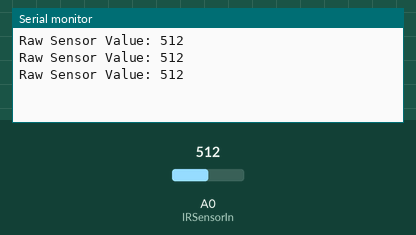
Simulated run of this sketch. Board: Arduino Uno, built with avr-gcc and run on an emulated ATmega328P. On the bench: the last lines printed to the serial monitor. The test bench sets the inputs (shaded band); at power-on: A0 (IRSensorIn) = 512.

Above: at 1.3 s.
1.4 s: A0 (IRSensorIn) set to 716
At 1.9 s:
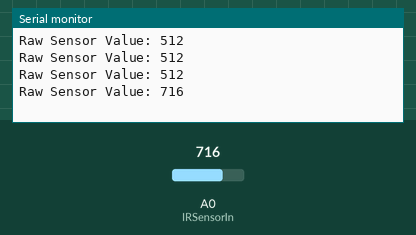
2.9 s: A0 (IRSensorIn) set to 900
At 3.4 s:
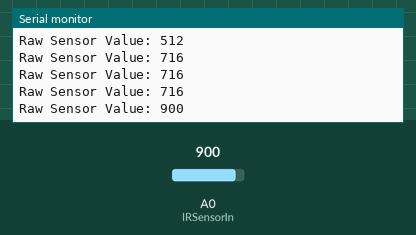
Timing chart, 0 to 5.9 s (numbered marks = the images above; inputs shaded):
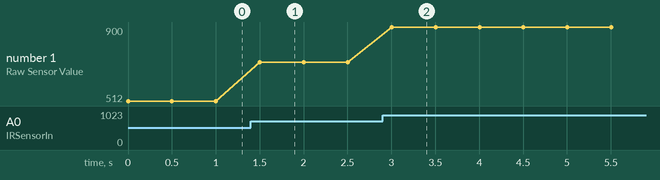

Measured:
- after the input at 1.4 s, the serial monitor: prints a new line after 0.10 s (image 1)
- after the input at 2.9 s, the serial monitor: prints a new line after 0.10 s (image 2)
- plotted number 1: 512 → 716 after the input at 1.4 s, 716 → 900 after the input at 2.9 s

The sketch:

SharpGP2D12.ino
```cpp
#define IRSensorIn  A0

/*
* The GP2D12 Sensor is an analog sensor that needs a 5V supply.
* The collor code is:
* - white: Signal (Vout) out
* - RED: Vcc
* - Blue: GND
*
* To find out about the conversion (raw value to distance), check the datasheet: https://engineering.purdue.edu/ME588/SpecSheets/sharp_gp2d12.pdf
*/

void setup() {
  Serial.begin(9600);
}

void loop() {
// Read the analog value from the IR sensor
  int sensorValue = analogRead(IRSensorIn);

  // Print the raw sensor value to the Serial Monitor
  Serial.print("Raw Sensor Value: ");
  Serial.println(sensorValue);

  delay(500);
}
```
